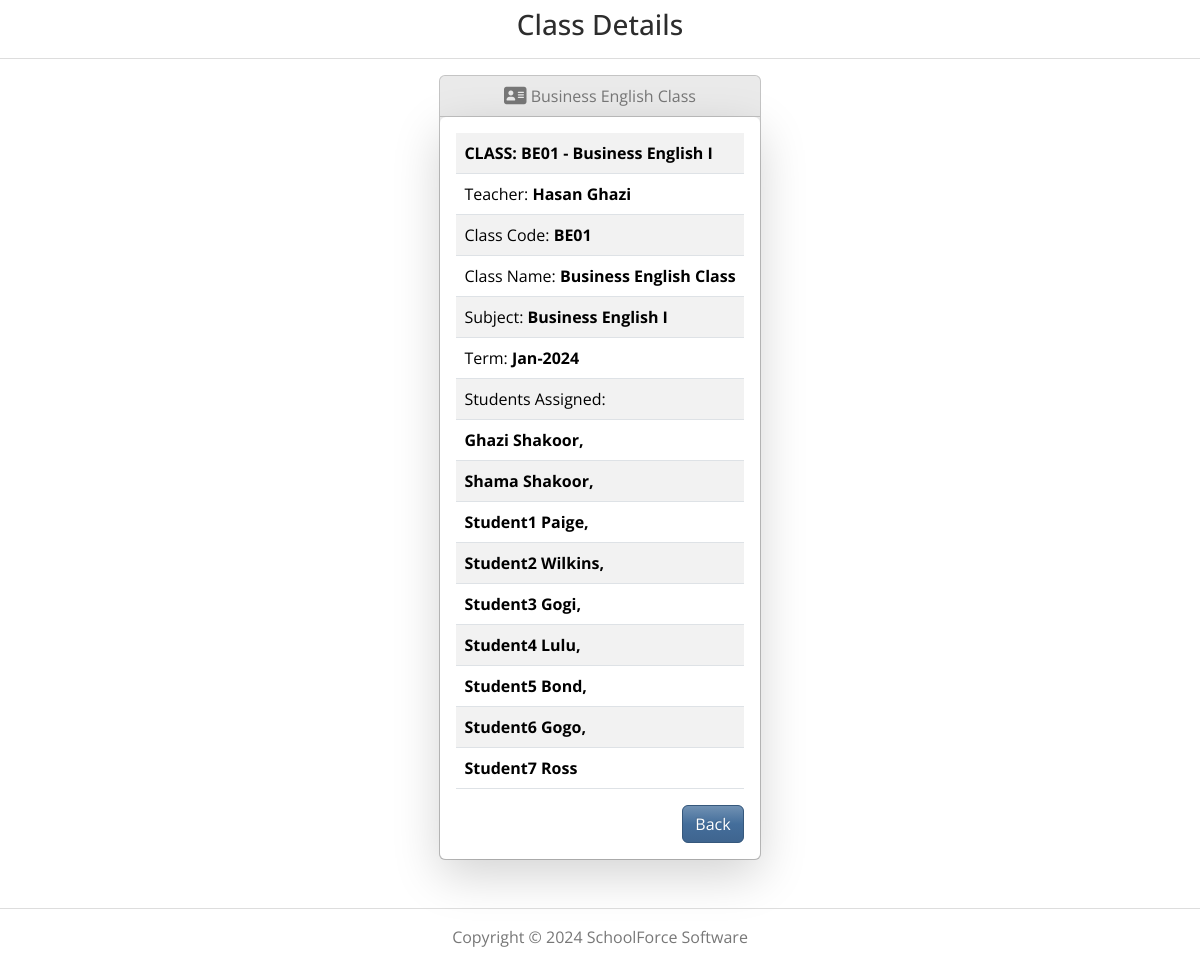
The app's page /courseclass_detail/1/ (signed in) with its own data.
### cmsmain/models.py (models this page shows, shortened)
class CourseClass(models.Model):
    class_code = models.CharField(max_length=20)
    class_name = models.CharField(max_length=30)
    subject = models.ForeignKey(Subject, on_delete=models.CASCADE, related_name='classes')
    term = models.ForeignKey(Term, on_delete=models.CASCADE, related_name='classes')
    teacher = models.ForeignKey(Teacher, on_delete=models.CASCADE, related_name='classes')
    students = models.ManyToManyField(Student, related_name='classes', blank=True)
    def __str__(self):
        return f"{self.class_name}"

class Subject(models.Model):
    code = models.CharField(max_length=20, unique=True)
    name = models.CharField(max_length=100)
    def __str__(self):
        return self.name

class Teacher(models.Model):
    user = models.OneToOneField(User, on_delete=models.CASCADE)
    subjects = models.ManyToManyField(Subject, related_name='teachers')
    first_name = models.CharField(max_length=50)
    last_name = models.CharField(max_length=50)
    phone = models.CharField(max_length=20, null=True, blank=True)
    email = models.EmailField(max_length=100)
    date_joined = models.DateField(null=True, blank=True)
    created_at = models.DateTimeField(auto_now_add=True, null=True, blank=True)
    def __str__(self):
        return f'{self.first_name} {self.last_name}'

class Term(models.Model):
    term_code = models.CharField(max_length=20, unique=True)
    start_date = models.DateField()
    end_date = models.DateField()
    def __str__(self):
        return self.term_code

class Student(models.Model):
    user = models.OneToOneField(User, on_delete=models.CASCADE)
    subjects  = models.ManyToManyField(Subject, related_name='students')
    student_number = models.PositiveIntegerField(unique=True, null=True, blank=True)
    first_name = models.CharField(max_length=50)
    last_name = models.CharField(max_length=50)
    phone = models.CharField(max_length=20, null=True, blank=True)
    date_of_birth = models.DateField()
    nationality = models.CharField(max_length=50)
    passport_number = models.CharField(max_length=50)
    email = models.EmailField(max_length=100)
    enrolment_date = models.DateField()
    picture = models.ImageField(upload_to='uploads/', null=True, blank=True)
    created_at = models.DateTimeField(auto_now_add=True, null=True, blank=True)

### cmsmain/views.py (the view)
# urls.py: path('courseclass_detail/<int:pk>/', views.CourseClassDetailView.as_view(), name='courseclass_detail'),
@method_decorator(login_required, name='dispatch')
class CourseClassDetailView(DetailView):
    model = CourseClass
    template_name = 'app_courseclass/courseclass_detail.html'
    def get_context_data(self, **kwargs):
        context = super().get_context_data(**kwargs)
        courseclass = self.get_object()
        context["students"] = courseclass.students.order_by('first_name')
        return context

### cmsmain/templates/app_courseclass/courseclass_detail.html
{% extends 'cmsmain/base.html' %}
{% load static %}
{% block content %}
<h3 class="mt-2 text-center">Class Details</h3>
<hr />
<div class="d-flex justify-content-center">
<div class="row">
    <div class="col col-md">
        <div class="card bg-light mb-3">
            <div class="card-header">
                <i class="fa-solid fa-address-card fa-lg"></i> {{courseclass}}
            </div>
            <div class="card-body shadow-lg bg-body rounded">
                <table class="table table-striped text-start">
                    <tr><th>CLASS: {{ courseclass.class_code }} - {{ courseclass.subject }}</th></tr>
                    <tr><td>Teacher: <strong>{{courseclass.teacher}}</strong></td></tr>
                    <tr><td>Class Code: <strong>{{courseclass.class_code}}</strong></td></tr>
                    <tr><td>Class Name: <strong>{{courseclass.class_name}}</strong></td></tr>
                    <tr><td>Subject: <strong>{{courseclass.subject}}</strong></td></tr>
                    <tr><td>Term: <strong>{{courseclass.term}}</strong></td></tr>
                    <tr><td>Students Assigned: <strong></td></tr>
                        {% for student in students %}
                            <tr><td><strong>{{ student.first_name }} {{ student.last_name}}{% if not forloop.last %}, {% endif %}</strong></td></tr>
                        {% endfor %}</strong>
                </table>
                <a href="/teacher_courseclass_list/" class="btn btn-primary float-end" role="button">Back</a>
            </div>
        </div>
    </div>
</div>
</div>
{% endblock %}

### cmsmain/templates/cmsmain/base.html (style rules this page uses)
.wrapper { min-height: 100vh; display: flex; flex-direction: column; }
table tr th { font-size: 16px; font-weight: bold; }

### records on screen
CourseClass: class_name "Business English Class", class_code "BE01", subject "Business English I", teacher "Hasan Ghazi", term "Jan-2024"
Student: first_name "Ghazi", last_name "Shakoor"
Student: first_name "Shama", last_name "Shakoor"
Student: first_name "Student1", last_name "Paige"
Student: first_name "Student2", last_name "Wilkins"
Student: first_name "Student3", last_name "Gogi"
Student: first_name "Student4", last_name "Lulu"
Student: first_name "Student5", last_name "Bond"
Student: first_name "Student6", last_name "Gogo"
Student: first_name "Student7", last_name "Ross"
